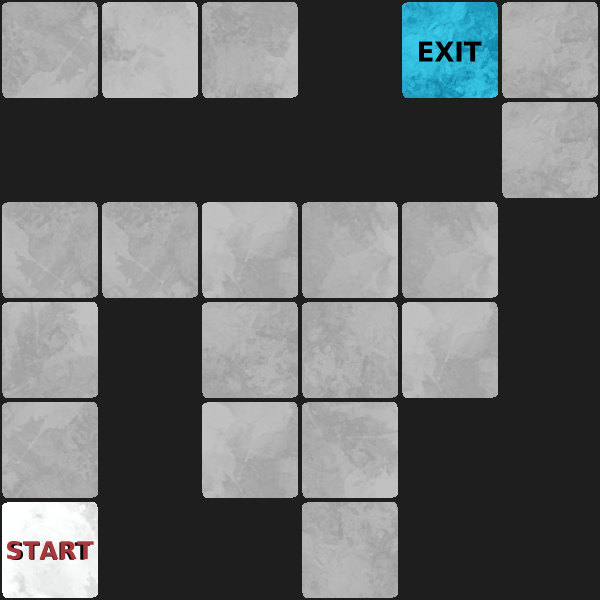

Rendered tile map (Tiled .tmx) drawn with the repository's tilesets; below, a short description and the full map source, tile grids included:
An orthogonal 6x6 tile map with 100x100 px tiles, 1 tile layer (Blocked!) and 7 objects (4x Box, 2x Pit, Player).

<map version="1.10" tiledversion="1.11.2" orientation="orthogonal" renderorder="left-down" width="6" height="6" tilewidth="100" tileheight="100" infinite="0" backgroundcolor="#1e1e1e" nextlayerid="8" nextobjectid="17">
 <tileset firstgid="1" source="sprite_sheet.tsx" />
 <layer id="1" name="Blocked!" width="6" height="6">
  <properties>
   <property name="heightOffset" type="int" value="40" />
   <property name="level" type="int" value="1" />
   <property name="regionHeight" type="int" value="1100" />
   <property name="regionX" type="int" value="0" />
   <property name="regionY" type="int" value="0" />
   <property name="regionwidth" type="int" value="1100" />
   <property name="tileHeight" type="int" value="100" />
   <property name="tileWidth" type="int" value="100" />
   <property name="title" value="Blocked" />
  </properties>
  <data encoding="csv">
30,38,39,103,18,51,
103,103,103,103,103,51,
41,41,47,56,56,103,
31,103,46,22,47,103,
52,103,47,42,103,103,
93,103,103,40,103,103
</data>
 </layer>
 <objectgroup id="5" name="Elements">
  <object id="9" name="Pit1" type="Pit" gid="78" x="0" y="200" width="100" height="100">
   <properties>
    <property name="Id" type="int" value="1" />
    <property name="IsActive" type="bool" value="true" />
    <property name="PitState" value="empty" />
   </properties>
  </object>
  <object id="16" name="Pit2" type="Pit" gid="84" x="500" y="300" width="100" height="100">
   <properties>
    <property name="Id" type="int" value="2" />
    <property name="IsActive" type="bool" value="true" />
    <property name="PitState" value="empty" />
   </properties>
  </object>
 </objectgroup>
 <objectgroup id="6" name="Entities">
  <object id="11" name="Box1" type="Box" gid="6" x="0" y="300" width="100" height="100">
   <properties>
    <property name="BoxInPit" type="int" value="0" />
    <property name="Id" type="int" value="1" />
    <property name="IsActive" type="bool" value="true" />
   </properties>
  </object>
  <object id="12" name="Box3" type="Box" gid="11" x="300" y="300" width="100" height="100">
   <properties>
    <property name="BoxInPit" type="int" value="0" />
    <property name="Id" type="int" value="3" />
    <property name="IsActive" type="bool" value="true" />
   </properties>
  </object>
  <object id="13" name="Box4" type="Box" gid="17" x="300" y="500" width="100" height="100">
   <properties>
    <property name="BoxInPit" type="int" value="0" />
    <property name="Id" type="int" value="4" />
    <property name="IsActive" type="bool" value="true" />
   </properties>
  </object>
  <object id="14" name="Box2" type="Box" gid="12" x="400" y="300" width="100" height="100">
   <properties>
    <property name="BoxInPit" type="int" value="0" />
    <property name="Id" type="int" value="2" />
    <property name="IsActive" type="bool" value="true" />
   </properties>
  </object>
  <object id="15" name="Player" type="Player" gid="1" x="0" y="600" width="100" height="100">
   <properties>
    <property name="FacingDirection" value="up" />
    <property name="Lives" value="3" />
   </properties>
  </object>
 </objectgroup>
</map>
